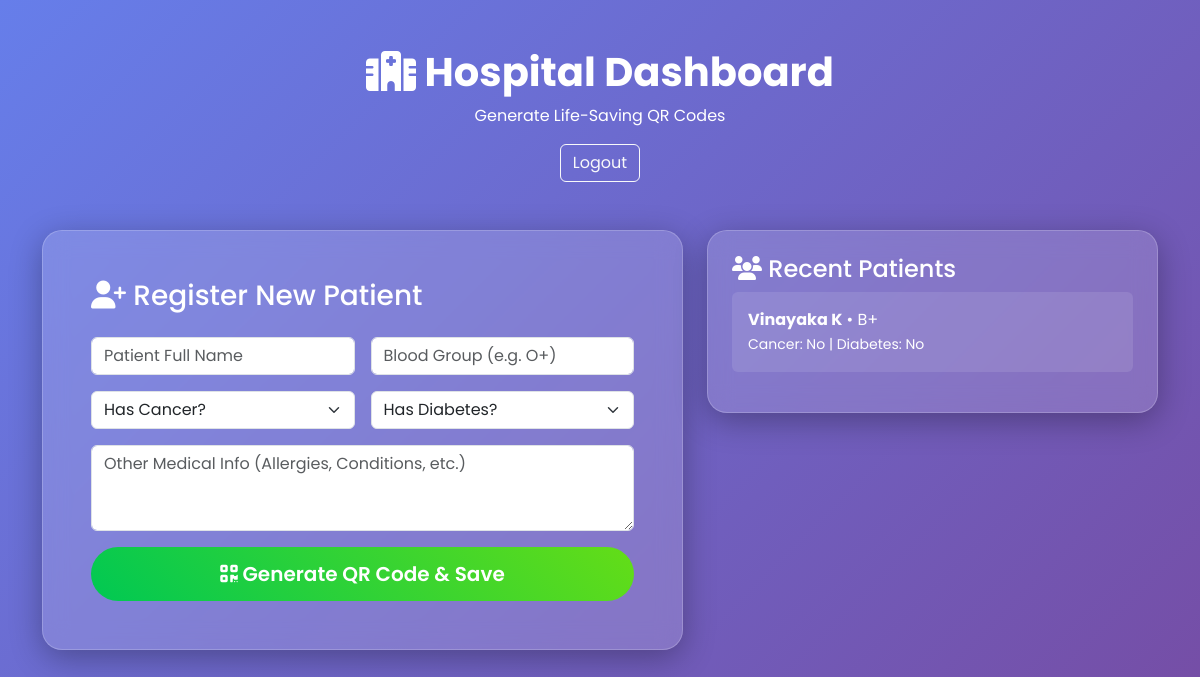
The page /hospital (signed in) on the database its author committed.
### tables this page shows
CREATE TABLE patients
                 (id INTEGER PRIMARY KEY, hospital_id INTEGER, name TEXT, blood_group TEXT, has_cancer TEXT, has_diabetes TEXT, other_info TEXT);

### app.py (the view, shortened to what this page needs)
@app.route('/hospital', methods=['GET', 'POST'])
def hospital_panel():
    if 'user_type' not in session or session['user_type'] != 'hospital':
        return redirect(url_for('hospital_login'))
    hospital_id = session['user_id']
    conn = sqlite3.connect('healthqr.db')
    c = conn.cursor()
    c.execute("SELECT id, name, blood_group, has_cancer, has_diabetes, other_info FROM patients WHERE hospital_id=?", (hospital_id,))
    patients = c.fetchall()
    conn.close()
    return render_template('hospital_panel.html', patients=patients)

### templates/hospital_panel.html (shortened to what this page needs)
{% extends "base.html" %}
{% block content %}
<div class="text-center mb-5">
    <h1 class="logo text-white"><i class="fas fa-hospital"></i> Hospital Dashboard</h1>
    <p class="text-white">Generate Life-Saving QR Codes</p>
    <a href="/logout" class="btn btn-outline-light">Logout</a>
</div>
<div class="row">
    <div class="col-lg-7">
        <div class="glass p-5 card-hover">
            <h3 class="text-white mb-4"><i class="fas fa-user-plus"></i> Register New Patient</h3>
            <form method="POST">
                <div class="row g-3">
                    <div class="col-md-6"><input type="text" name="name" class="form-control" placeholder="Patient Full Name" required></div>
                    <div class="col-md-6"><input type="text" name="blood_group" class="form-control" placeholder="Blood Group (e.g. O+)" required></div>
                    <div class="col-md-6">
                        <select name="has_cancer" class="form-select" required>
                            <option value="">Has Cancer?</option>
                        </select>
                    </div>
                    <div class="col-md-6">
                        <select name="has_diabetes" class="form-select" required>
                            <option value="">Has Diabetes?</option>
                        </select>
                    </div>
                    <div class="col-12">
                        <textarea name="other_info" class="form-control" rows="3" placeholder="Other Medical Info (Allergies, Conditions, etc.)"></textarea>
                    </div>
                    <div class="col-12">
                        <button type="submit" class="btn btn-gradient btn-lg w-100">
                            <i class="fas fa-qrcode"></i> Generate QR Code & Save
                        </button>
                    </div>
                </div>
            </form>
        </div>
    </div>
    <div class="col-lg-5">
        <div class="glass p-4 card-hover">
            <h4 class="text-white"><i class="fas fa-users"></i> Recent Patients</h4>
            <div style="max-height: 500px; overflow-y: auto;">
                {% for p in patients %}
                <div class="bg-white bg-opacity-10 p-3 rounded mb-3 text-white">
                    <strong>{{ p[1] }}</strong> • {{ p[2] }}<br>
                    <small>Cancer: {{ p[3] }} | Diabetes: {{ p[4] }}</small>
                </div>
                {% endfor %}
            </div>
        </div>
    </div>
</div>
{% endblock %}

### templates/base.html (style rules this page uses)
body { font-family: 'Poppins', sans-serif; background: linear-gradient(135deg, #667eea 0%, #764ba2 100%); min-height: 100vh; margin: 0; }
.glass { background: rgba(255, 255, 255, 0.15); backdrop-filter: blur(12px); border-radius: 20px; border: 1px solid rgba(255, 255, 255, 0.2); box-shadow: 0 8px 32px rgba(0, 0, 0, 0.3); }
.btn-gradient { background: linear-gradient(45deg, #00c853, #64dd17); border: none; color: white; font-weight: 600; padding: 12px 30px; border-radius: 50px; transition: all 0.3s; }
.card-hover { transition: all 0.4s; }
.logo { font-size: 2.5rem; font-weight: 700; color: #fff; }

### rows shown on the page
patients: name "Vinayaka K", blood_group "B+", has_cancer "No", has_diabetes "No"
